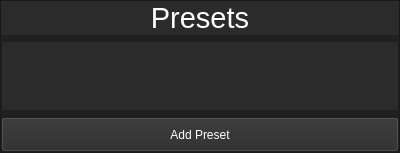
            <widget class="QFrame" name="frame_4">
             <property name="sizePolicy">
              <sizepolicy hsizetype="Preferred" vsizetype="Preferred">
               <horstretch>0</horstretch>
               <verstretch>0</verstretch>
              </sizepolicy>
             </property>
             <property name="minimumSize">
              <size>
               <width>400</width>
               <height>0</height>
              </size>
             </property>
             <property name="palette">
              <palette>
               <active>
                <colorrole role="WindowText">
                 <brush brushstyle="SolidPattern">
                  <color alpha="255">
                   <red>255</red>
                   <green>255</green>
                   <blue>255</blue>
                  </color>
                 </brush>
                </colorrole>
                <colorrole role="Button">
                 <brush brushstyle="SolidPattern">
                  <color alpha="255">
                   <red>32</red>
                   <green>32</green>
                   <blue>32</blue>
                  </color>
                 </brush>
                </colorrole>
                <colorrole role="Text">
                 <brush brushstyle="SolidPattern">
                  <color alpha="255">
                   <red>255</red>
                   <green>255</green>
                   <blue>255</blue>
                  </color>
                 </brush>
                </colorrole>
                <colorrole role="ButtonText">
                 <brush brushstyle="SolidPattern">
                  <color alpha="255">
                   <red>255</red>
                   <green>255</green>
                   <blue>255</blue>
                  </color>
                 </brush>
                </colorrole>
                <colorrole role="Base">
                 <brush brushstyle="SolidPattern">
                  <color alpha="255">
                   <red>32</red>
                   <green>32</green>
                   <blue>32</blue>
                  </color>
                 </brush>
                </colorrole>
                <colorrole role="Window">
                 <brush brushstyle="SolidPattern">
                  <color alpha="255">
                   <red>32</red>
                   <green>32</green>
                   <blue>32</blue>
                  </color>
                 </brush>
                </colorrole>
               </active>
               <inactive>
                <colorrole role="WindowText">
                 <brush brushstyle="SolidPattern">
                  <color alpha="255">
                   <red>255</red>
                   <green>255</green>
                   <blue>255</blue>
                  </color>
                 </brush>
                </colorrole>
                <colorrole role="Button">
                 <brush brushstyle="SolidPattern">
                  <color alpha="255">
                   <red>32</red>
                   <green>32</green>
                   <blue>32</blue>
                  </color>
                 </brush>
                </colorrole>
                <colorrole role="Text">
                 <brush brushstyle="SolidPattern">
                  <color alpha="255">
                   <red>255</red>
                   <green>255</green>
                   <blue>255</blue>
                  </color>
                 </brush>
                </colorrole>
                <colorrole role="ButtonText">
                 <brush brushstyle="SolidPattern">
                  <color alpha="255">
                   <red>255</red>
                   <green>255</green>
                   <blue>255</blue>
                  </color>
                 </brush>
                </colorrole>
                <colorrole role="Base">
                 <brush brushstyle="SolidPattern">
                  <color alpha="255">
                   <red>32</red>
                   <green>32</green>
                   <blue>32</blue>
                  </color>
                 </brush>
                </colorrole>
                <colorrole role="Window">
                 <brush brushstyle="SolidPattern">
                  <color alpha="255">
                   <red>32</red>
                   <green>32</green>
                   <blue>32</blue>
                  </color>
                 </brush>
                </colorrole>
               </inactive>
               <disabled>
                <colorrole role="WindowText">
                 <brush brushstyle="SolidPattern">
                  <color alpha="255">
                   <red>255</red>
                   <green>255</green>
                   <blue>255</blue>
                  </color>
                 </brush>
                </colorrole>
                <colorrole role="Button">
                 <brush brushstyle="SolidPattern">
                  <color alpha="255">
                   <red>32</red>
                   <green>32</green>
                   <blue>32</blue>
                  </color>
                 </brush>
                </colorrole>
                <colorrole role="Text">
                 <brush brushstyle="SolidPattern">
                  <color alpha="255">
                   <red>255</red>
                   <green>255</green>
                   <blue>255</blue>
                  </color>
                 </brush>
                </colorrole>
                <colorrole role="ButtonText">
                 <brush brushstyle="SolidPattern">
                  <color alpha="255">
                   <red>255</red>
                   <green>255</green>
                   <blue>255</blue>
                  </color>
                 </brush>
                </colorrole>
                <colorrole role="Base">
                 <brush brushstyle="SolidPattern">
                  <color alpha="255">
                   <red>32</red>
                   <green>32</green>
                   <blue>32</blue>
                  </color>
                 </brush>
                </colorrole>
                <colorrole role="Window">
                 <brush brushstyle="SolidPattern">
                  <color alpha="255">
                   <red>32</red>
                   <green>32</green>
                   <blue>32</blue>
                  </color>
                 </brush>
                </colorrole>
               </disabled>
              </palette>
             </property>
             <property name="styleSheet">
              <string notr="true">color: #FFFFFF;</string>
             </property>
             <property name="frameShape">
              <enum>QFrame::StyledPanel</enum>
             </property>
             <property name="frameShadow">
              <enum>QFrame::Raised</enum>
             </property>
             <property name="lineWidth">
              <number>1</number>
             </property>
             <layout class="QVBoxLayout" name="verticalLayout_4">
              <property name="leftMargin">
               <number>0</number>
              </property>
              <property name="topMargin">
               <number>0</number>
              </property>
              <property name="rightMargin">
               <number>0</number>
              </property>
              <property name="bottomMargin">
               <number>0</number>
              </property>
              <item>
               <widget class="QLabel" name="testObj">
                <property name="palette">
                 <palette>
                  <active>
                   <colorrole role="WindowText">
                    <brush brushstyle="SolidPattern">
                     <color alpha="255">
                      <red>255</red>
                      <green>255</green>
                      <blue>255</blue>
                     </color>
                    </brush>
                   </colorrole>
                   <colorrole role="Button">
                    <brush brushstyle="SolidPattern">
                     <color alpha="255">
                      <red>43</red>
                      <green>43</green>
                      <blue>43</blue>
                     </color>
                    </brush>
                   </colorrole>
                   <colorrole role="Text">
                    <brush brushstyle="SolidPattern">
                     <color alpha="255">
                      <red>255</red>
                      <green>255</green>
                      <blue>255</blue>
                     </color>
                    </brush>
                   </colorrole>
                   <colorrole role="ButtonText">
                    <brush brushstyle="SolidPattern">
                     <color alpha="255">
                      <red>255</red>
                      <green>255</green>
                      <blue>255</blue>
                     </color>
                    </brush>
                   </colorrole>
                   <colorrole role="Base">
                    <brush brushstyle="SolidPattern">
                     <color alpha="255">
                      <red>43</red>
                      <green>43</green>
                      <blue>43</blue>
                     </color>
                    </brush>
                   </colorrole>
                   <colorrole role="Window">
                    <brush brushstyle="SolidPattern">
                     <color alpha="255">
                      <red>43</red>
                      <green>43</green>
                      <blue>43</blue>
                     </color>
                    </brush>
                   </colorrole>
                  </active>
                  <inactive>
                   <colorrole role="WindowText">
                    <brush brushstyle="SolidPattern">
                     <color alpha="255">
                      <red>255</red>
                      <green>255</green>
                      <blue>255</blue>
                     </color>
                    </brush>
                   </colorrole>
                   <colorrole role="Button">
                    <brush brushstyle="SolidPattern">
                     <color alpha="255">
                      <red>43</red>
                      <green>43</green>
                      <blue>43</blue>
                     </color>
                    </brush>
                   </colorrole>
                   <colorrole role="Text">
                    <brush brushstyle="SolidPattern">
                     <color alpha="255">
                      <red>255</red>
                      <green>255</green>
                      <blue>255</blue>
                     </color>
                    </brush>
                   </colorrole>
                   <colorrole role="ButtonText">
                    <brush brushstyle="SolidPattern">
                     <color alpha="255">
                      <red>255</red>
                      <green>255</green>
                      <blue>255</blue>
                     </color>
                    </brush>
                   </colorrole>
                   <colorrole role="Base">
                    <brush brushstyle="SolidPattern">
                     <color alpha="255">
                      <red>43</red>
                      <green>43</green>
                      <blue>43</blue>
                     </color>
                    </brush>
                   </colorrole>
                   <colorrole role="Window">
                    <brush brushstyle="SolidPattern">
                     <color alpha="255">
                      <red>43</red>
                      <green>43</green>
                      <blue>43</blue>
                     </color>
                    </brush>
                   </colorrole>
                  </inactive>
                  <disabled>
                   <colorrole role="WindowText">
                    <brush brushstyle="SolidPattern">
                     <color alpha="255">
                      <red>255</red>
                      <green>255</green>
                      <blue>255</blue>
                     </color>
                    </brush>
                   </colorrole>
                   <colorrole role="Button">
                    <brush brushstyle="SolidPattern">
                     <color alpha="255">
                      <red>43</red>
                      <green>43</green>
                      <blue>43</blue>
                     </color>
                    </brush>
                   </colorrole>
                   <colorrole role="Text">
                    <brush brushstyle="SolidPattern">
                     <color alpha="255">
                      <red>255</red>
                      <green>255</green>
                      <blue>255</blue>
                     </color>
                    </brush>
                   </colorrole>
                   <colorrole role="ButtonText">
                    <brush brushstyle="SolidPattern">
                     <color alpha="255">
                      <red>255</red>
                      <green>255</green>
                      <blue>255</blue>
                     </color>
                    </brush>
                   </colorrole>
                   <colorrole role="Base">
                    <brush brushstyle="SolidPattern">
                     <color alpha="255">
                      <red>43</red>
                      <green>43</green>
                      <blue>43</blue>
                     </color>
                    </brush>
                   </colorrole>
                   <colorrole role="Window">
                    <brush brushstyle="SolidPattern">
                     <color alpha="255">
                      <red>43</red>
                      <green>43</green>
                      <blue>43</blue>
                     </color>
                    </brush>
                   </colorrole>
                  </disabled>
                 </palette>
                </property>
                <property name="font">
                 <font>
                  <pointsize>22</pointsize>
                 </font>
                </property>
                <property name="styleSheet">
                 <string notr="true">background-color: rgb(43, 43, 43);</string>
                </property>
                <property name="text">
                 <string>Presets</string>
                </property>
                <property name="textFormat">
                 <enum>Qt::AutoText</enum>
                </property>
                <property name="alignment">
                 <set>Qt::AlignCenter</set>
                </property>
               </widget>
              </item>
              <item>
               <widget class="QScrollArea" name="scrollArea">
                <property name="sizePolicy">
                 <sizepolicy hsizetype="Preferred" vsizetype="Expanding">
                  <horstretch>0</horstretch>
                  <verstretch>0</verstretch>
                 </sizepolicy>
                </property>
                <property name="styleSheet">
                 <string notr="true">background-color: rgb(43, 43, 43);</string>
                </property>
                <property name="horizontalScrollBarPolicy">
                 <enum>Qt::ScrollBarAlwaysOff</enum>
                </property>
                <property name="widgetResizable">
                 <bool>true</bool>
                </property>
                <widget class="QWidget" name="scrollWidget">
                 <property name="geometry">
                  <rect>
                   <x>0</x>
                   <y>0</y>
                   <width>375</width>
                   <height>16</height>
                  </rect>
                 </property>
                 <property name="sizePolicy">
                  <sizepolicy hsizetype="Preferred" vsizetype="Preferred">
                   <horstretch>0</horstretch>
                   <verstretch>0</verstretch>
                  </sizepolicy>
                 </property>
                 <widget class="QFrame" name="scrollLayout">
                  <property name="geometry">
                   <rect>
                    <x>0</x>
                    <y>0</y>
                    <width>0</width>
                    <height>0</height>
                   </rect>
                  </property>
                  <property name="sizePolicy">
                   <sizepolicy hsizetype="MinimumExpanding" vsizetype="MinimumExpanding">
                    <horstretch>0</horstretch>
                    <verstretch>0</verstretch>
                   </sizepolicy>
                  </property>
                  <property name="frameShape">
                   <enum>QFrame::StyledPanel</enum>
                  </property>
                  <property name="frameShadow">
                   <enum>QFrame::Raised</enum>
                  </property>
                  <layout class="QVBoxLayout" name="verticalLayout_3"/>
                 </widget>
                </widget>
               </widget>
              </item>
              <item>
               <widget class="QPushButton" name="pushButton">
                <property name="sizePolicy">
                 <sizepolicy hsizetype="Minimum" vsizetype="Fixed">
                  <horstretch>0</horstretch>
                  <verstretch>0</verstretch>
                 </sizepolicy>
                </property>
                <property name="minimumSize">
                 <size>
                  <width>0</width>
                  <height>35</height>
                 </size>
                </property>
                <property name="maximumSize">
                 <size>
                  <width>16777215</width>
                  <height>50</height>
                 </size>
                </property>
                <property name="baseSize">
                 <size>
                  <width>0</width>
                  <height>50</height>
                 </size>
                </property>
                <property name="palette">
                 <palette>
                  <active>
                   <colorrole role="WindowText">
                    <brush brushstyle="SolidPattern">
                     <color alpha="255">
                      <red>255</red>
                      <green>255</green>
                      <blue>255</blue>
                     </color>
                    </brush>
                   </colorrole>
                   <colorrole role="Button">
                    <brush brushstyle="SolidPattern">
                     <color alpha="255">
                      <red>43</red>
                      <green>43</green>
                      <blue>43</blue>
                     </color>
                    </brush>
                   </colorrole>
                   <colorrole role="Text">
                    <brush brushstyle="SolidPattern">
                     <color alpha="255">
                      <red>255</red>
                      <green>255</green>
                      <blue>255</blue>
                     </color>
                    </brush>
                   </colorrole>
                   <colorrole role="ButtonText">
                    <brush brushstyle="SolidPattern">
                     <color alpha="255">
                      <red>255</red>
                      <green>255</green>
                      <blue>255</blue>
                     </color>
                    </brush>
                   </colorrole>
                   <colorrole role="Base">
                    <brush brushstyle="SolidPattern">
                     <color alpha="255">
                      <red>43</red>
                      <green>43</green>
                      <blue>43</blue>
                     </color>
                    </brush>
                   </colorrole>
                   <colorrole role="Window">
                    <brush brushstyle="SolidPattern">
                     <color alpha="255">
                      <red>43</red>
                      <green>43</green>
                      <blue>43</blue>
                     </color>
                    </brush>
                   </colorrole>
                  </active>
                  <inactive>
                   <colorrole role="WindowText">
                    <brush brushstyle="SolidPattern">
                     <color alpha="255">
                      <red>255</red>
                      <green>255</green>
                      <blue>255</blue>
                     </color>
                    </brush>
                   </colorrole>
                   <colorrole role="Button">
                    <brush brushstyle="SolidPattern">
                     <color alpha="255">
                      <red>43</red>
                      <green>43</green>
                      <blue>43</blue>
                     </color>
                    </brush>
                   </colorrole>
                   <colorrole role="Text">
                    <brush brushstyle="SolidPattern">
                     <color alpha="255">
                      <red>255</red>
                      <green>255</green>
                      <blue>255</blue>
                     </color>
                    </brush>
                   </colorrole>
                   <colorrole role="ButtonText">
                    <brush brushstyle="SolidPattern">
                     <color alpha="255">
                      <red>255</red>
                      <green>255</green>
                      <blue>255</blue>
                     </color>
                    </brush>
                   </colorrole>
                   <colorrole role="Base">
                    <brush brushstyle="SolidPattern">
                     <color alpha="255">
                      <red>43</red>
                      <green>43</green>
                      <blue>43</blue>
                     </color>
                    </brush>
                   </colorrole>
                   <colorrole role="Window">
                    <brush brushstyle="SolidPattern">
                     <color alpha="255">
                      <red>43</red>
                      <green>43</green>
                      <blue>43</blue>
                     </color>
                    </brush>
                   </colorrole>
                  </inactive>
                  <disabled>
                   <colorrole role="WindowText">
                    <brush brushstyle="SolidPattern">
                     <color alpha="255">
                      <red>255</red>
                      <green>255</green>
                      <blue>255</blue>
                     </color>
                    </brush>
                   </colorrole>
                   <colorrole role="Button">
                    <brush brushstyle="SolidPattern">
                     <color alpha="255">
                      <red>43</red>
                      <green>43</green>
                      <blue>43</blue>
                     </color>
                    </brush>
                   </colorrole>
                   <colorrole role="Text">
                    <brush brushstyle="SolidPattern">
                     <color alpha="255">
                      <red>255</red>
                      <green>255</green>
                      <blue>255</blue>
                     </color>
                    </brush>
                   </colorrole>
                   <colorrole role="ButtonText">
                    <brush brushstyle="SolidPattern">
                     <color alpha="255">
                      <red>255</red>
                      <green>255</green>
                      <blue>255</blue>
                     </color>
                    </brush>
                   </colorrole>
                   <colorrole role="Base">
                    <brush brushstyle="SolidPattern">
                     <color alpha="255">
                      <red>43</red>
                      <green>43</green>
                      <blue>43</blue>
                     </color>
                    </brush>
                   </colorrole>
                   <colorrole role="Window">
                    <brush brushstyle="SolidPattern">
                     <color alpha="255">
                      <red>43</red>
                      <green>43</green>
                      <blue>43</blue>
                     </color>
                    </brush>
                   </colorrole>
                  </disabled>
                 </palette>
                </property>
                <property name="font">
                 <font>
                  <pointsize>9</pointsize>
                 </font>
                </property>
                <property name="styleSheet">
                 <string notr="true">background-color: rgb(43, 43, 43);</string>
                </property>
                <property name="text">
                 <string>Add Preset</string>
                </property>
               </widget>
              </item>
             </layout>
            </widget>
